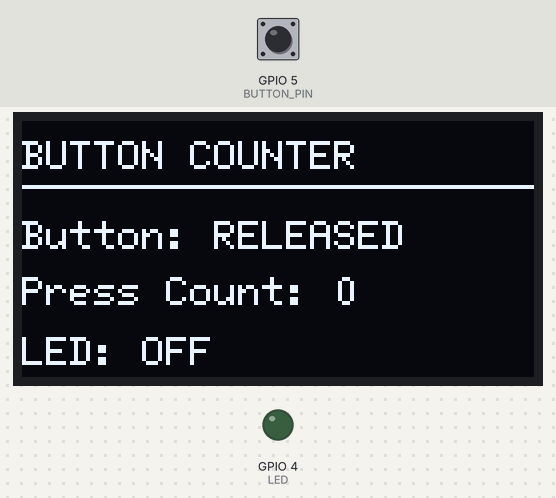
Bench run of a program on a simulated ESP32. Shown: 128×64 one-colour display, output pins drawn as LEDs (lit = HIGH). Inputs (shaded band) come from the test bench; at power-on: GPIO 5 (BUTTON_PIN) HIGH.

Above: at 1.2 s.
1.3 s: GPIO 5 (BUTTON_PIN) pulled LOW for 0.15 s
At 2.1 s:
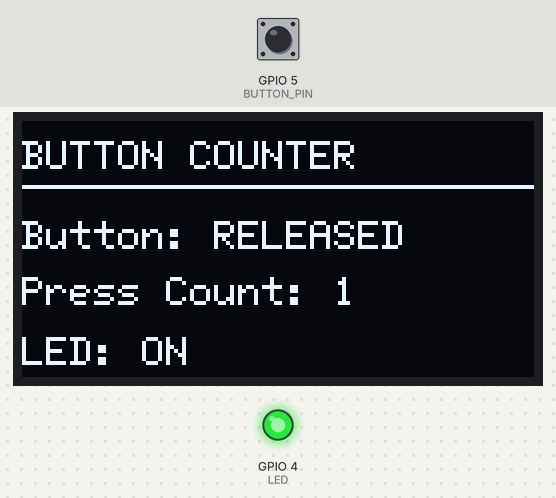
2.9 s: GPIO 5 (BUTTON_PIN) pulled LOW for 1 s
At 3.7 s:
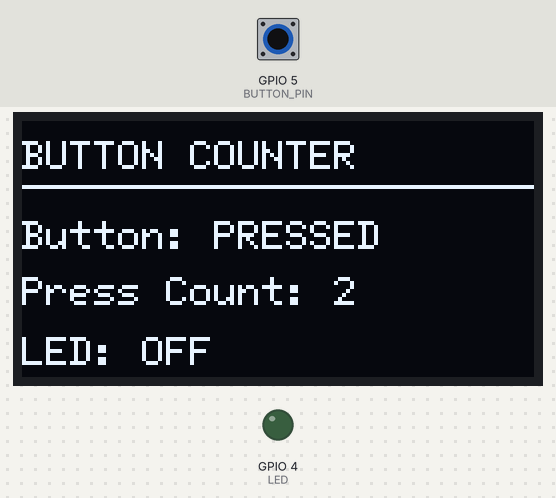
5.4 s: GPIO 5 (BUTTON_PIN) pulled LOW for 0.15 s
At 5.52 s:
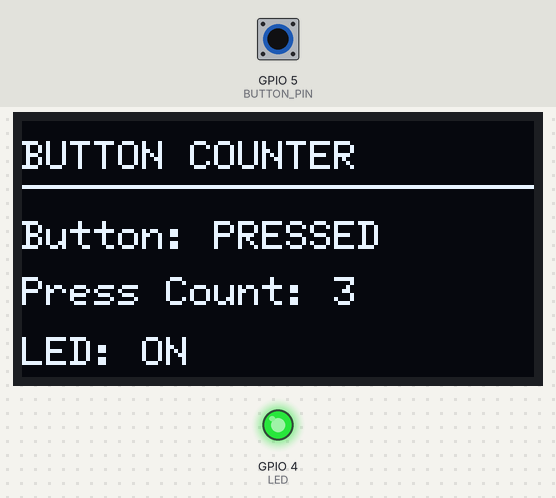
7.0 s: GPIO 5 (BUTTON_PIN) pulled LOW for 1 s
At 8.9 s:
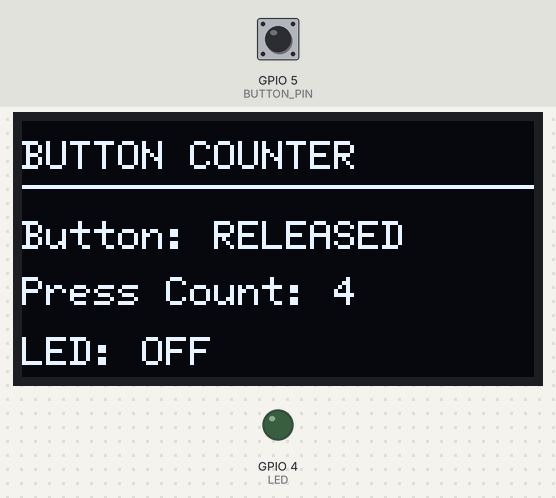
Timing chart, 0 to 10.4 s (numbered marks = the images above; inputs shaded):
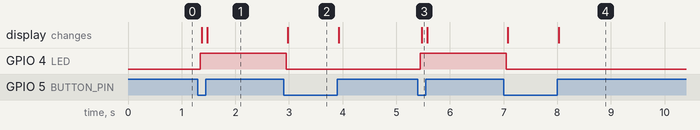

The program:

main.cpp
```cpp
#include <Arduino.h>
#include <Wire.h>
#include <U8g2lib.h>

// Assignment
// Timer Interrupt + Button Debounce + I2C OLED
// Embedded IoT System Fall-2026
// Name: Muhammad Hassan
// Reg#: 24-NTU-CS-FL-1067

#define LED 4
#define BUTTON_PIN 5

// SSD1306 128x64 I2C OLED
U8G2_SSD1306_128X64_NONAME_F_HW_I2C display(
    U8G2_R0,
    U8X8_PIN_NONE
);

hw_timer_t *debounceTimer = NULL;

volatile bool debounceActive = false;
volatile bool ledState = false;
volatile bool buttonPressed = false;

unsigned long pressCount = 0;
bool previousButtonState = false;

// Button interrupt: starts debounce timer
void IRAM_ATTR onButtonISR()
{
    if (!debounceActive)
    {
        debounceActive = true;
        timerWrite(debounceTimer, 0);
        timerAlarmEnable(debounceTimer);
    }
}

// Timer callback: confirms valid button press
void IRAM_ATTR onDebounceTimer()
{
    if (digitalRead(BUTTON_PIN) == LOW)
    {
        ledState = !ledState;
        digitalWrite(LED, ledState);
        buttonPressed = true;
    }

    debounceActive = false;
}

// Update OLED display
void updateDisplay()
{
    display.clearBuffer();

    display.setFont(u8g2_font_6x12_tr);
    display.drawStr(0, 12, "BUTTON COUNTER");
    display.drawHLine(0, 16, 128);

    display.setCursor(0, 32);
    display.print("Button: ");
    display.print(previousButtonState ? "PRESSED" : "RELEASED");

    display.setCursor(0, 46);
    display.print("Press Count: ");
    display.print(pressCount);

    display.setCursor(0, 61);
    display.print("LED: ");
    display.print(ledState ? "ON" : "OFF");

    display.sendBuffer();
}

void setup()
{
    pinMode(LED, OUTPUT);
    digitalWrite(LED, LOW);

    pinMode(BUTTON_PIN, INPUT_PULLUP);

    // I2C pins: SDA 21, SCL 22
    Wire.begin(21, 22);
    display.begin();

    // Show initial screen
    pressCount = 0;
    previousButtonState = false;
    updateDisplay();

    // Timer setup (Arduino-ESP32 2.x API)
    debounceTimer = timerBegin(1, 80, true);

    timerAttachInterrupt(
        debounceTimer,
        &onDebounceTimer,
        true
    );

    // 50 ms one-shot timer
    timerAlarmWrite(debounceTimer, 50000, false);

    attachInterrupt(
        digitalPinToInterrupt(BUTTON_PIN),
        onButtonISR,
        FALLING
    );
}

void loop()
{
    // Read confirmed button event from timer callback
    if (buttonPressed)
    {
        noInterrupts();
        buttonPressed = false;
        interrupts();

        pressCount++;
        previousButtonState = true;
        updateDisplay();
    }

    // Show RELEASED when button is released
    if (digitalRead(BUTTON_PIN) == HIGH &&
        previousButtonState)
    {
        previousButtonState = false;
        updateDisplay();
    }
}
```

Measured:
- after the input at 1.3 s, GPIO 4 (LED): LOW → HIGH after 0.05 s; the display: first changes after 0.08 s (image 1 shows a later state)
- after the input at 2.9 s, GPIO 4 (LED): HIGH → LOW after 0.05 s; the display: changes after 0.08 s (image 2)
- after the input at 5.4 s, GPIO 4 (LED): LOW → HIGH after 0.05 s; the display: changes after 0.08 s (image 3)
- after the input at 7.0 s, GPIO 4 (LED): HIGH → LOW after 0.05 s; the display: first changes after 0.08 s (image 4 shows a later state)
